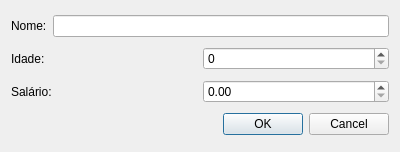
<?xml version="1.0" encoding="UTF-8"?>
<ui version="4.0">
 <class>PessoaDialog</class>
 <widget class="QDialog" name="PessoaDialog">
  <property name="geometry">
   <rect>
    <x>0</x>
    <y>0</y>
    <width>400</width>
    <height>152</height>
   </rect>
  </property>
  <property name="windowTitle">
   <string>Dialog</string>
  </property>
  <layout class="QVBoxLayout" name="verticalLayout">
   <item>
    <layout class="QHBoxLayout" name="horizontalLayout">
     <item>
      <widget class="QLabel" name="label">
       <property name="text">
        <string>Nome:</string>
       </property>
      </widget>
     </item>
     <item>
      <widget class="QLineEdit" name="nome"/>
     </item>
    </layout>
   </item>
   <item>
    <layout class="QHBoxLayout" name="horizontalLayout_2">
     <item>
      <widget class="QLabel" name="label_2">
       <property name="text">
        <string>Idade:</string>
       </property>
      </widget>
     </item>
     <item>
      <widget class="QSpinBox" name="idade"/>
     </item>
    </layout>
   </item>
   <item>
    <layout class="QHBoxLayout" name="horizontalLayout_3">
     <item>
      <widget class="QLabel" name="label_3">
       <property name="text">
        <string>Salário:</string>
       </property>
      </widget>
     </item>
     <item>
      <widget class="QDoubleSpinBox" name="salario"/>
     </item>
    </layout>
   </item>
   <item>
    <widget class="QDialogButtonBox" name="buttonBox">
     <property name="standardButtons">
      <set>QDialogButtonBox::Cancel|QDialogButtonBox::Ok</set>
     </property>
    </widget>
   </item>
  </layout>
 </widget>
 <resources/>
 <connections/>
</ui>
